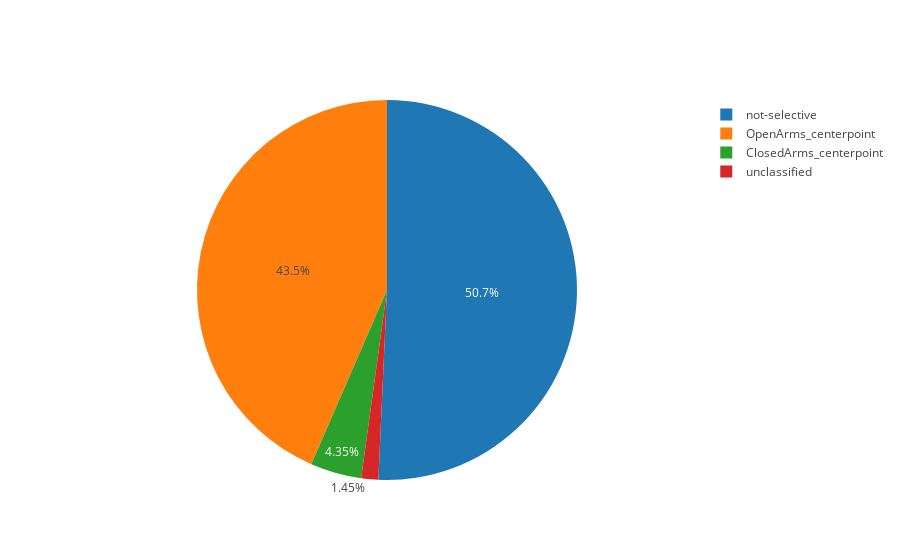

The notebook cell saved with this chart:
### Code cell
plot_pie_chart(deep_classify(drd87_classified_neurons), "OpenArms_centerpoint", "ClosedArms_centerpoint", "not-selective", "unclassified")

### Figure 1 — Plotly figure (JSON) as saved in the notebook; plotly's stock layout.template omitted (floating-point values rounded to 4 significant figures)
{"data": [{"labels": ["OpenArms_centerpoint", "ClosedArms_centerpoint", "not-selective", "unclassified"], "type": "pie", "uid": "bdd1e9", "values": [30, 3, 35, 1]}], "layout": {"autosize": true}}
